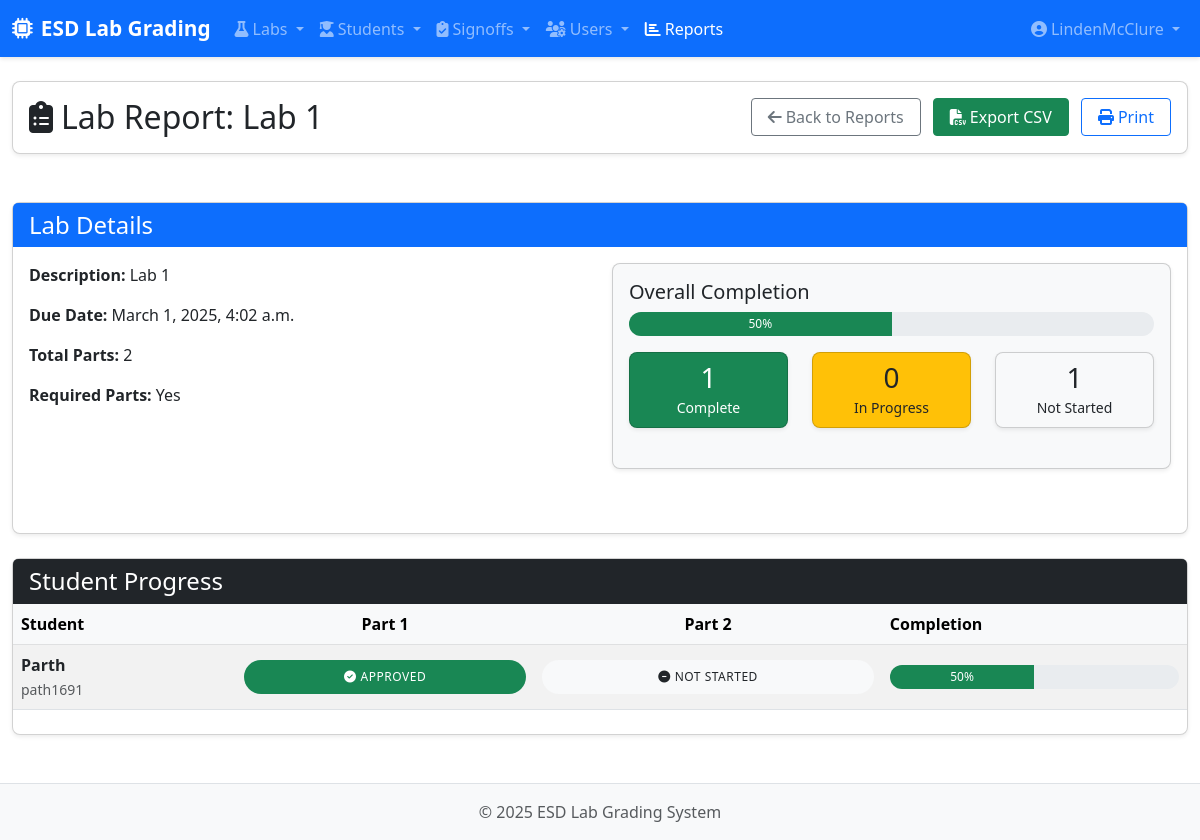
The page /reports/lab/1/ (signed in) on the database as committed earlier.
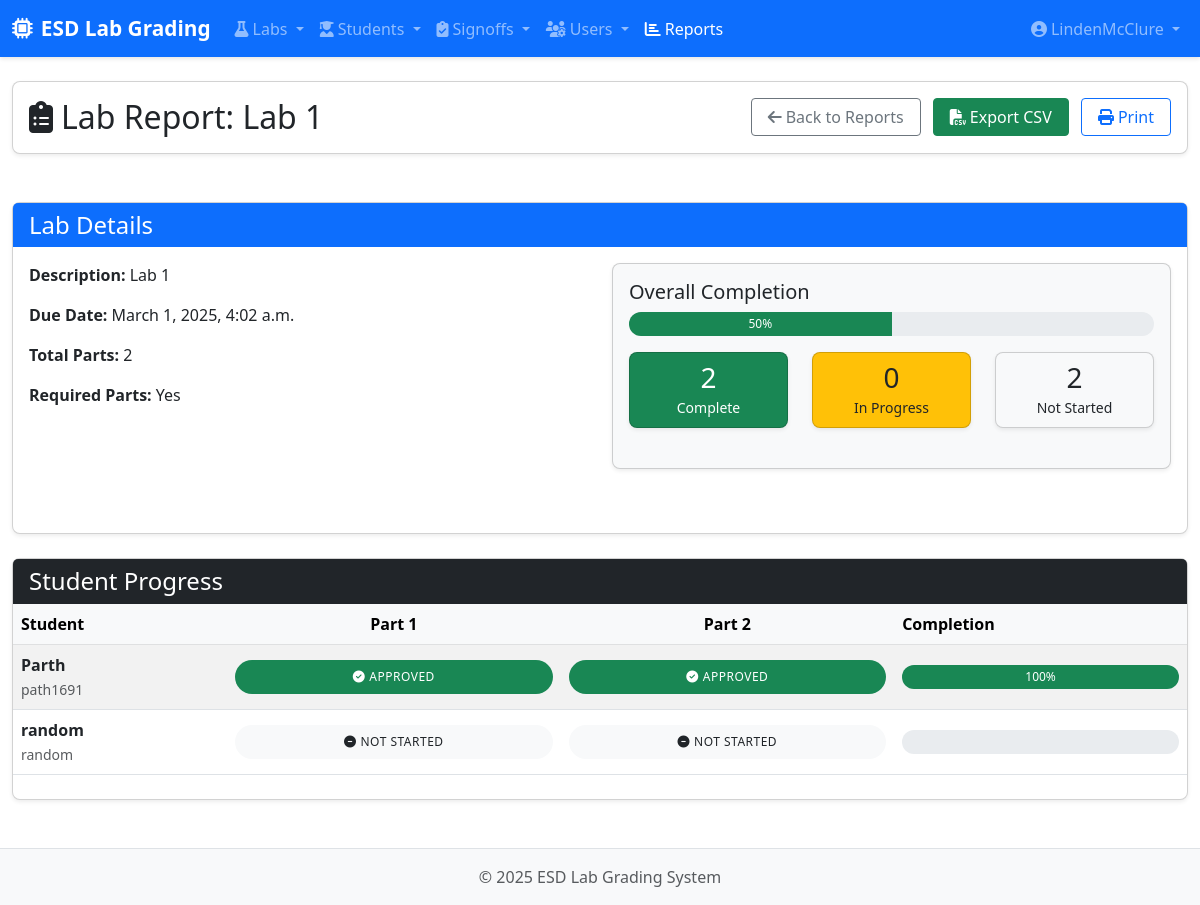
The same page on the database as committed later.
### labs/models.py (models this page shows, shortened)
class Part(models.Model):
    lab = models.ForeignKey(Lab, on_delete=models.CASCADE, related_name='parts')
    name = models.CharField(max_length=100)
    description = models.TextField(blank=True)
    order = models.PositiveIntegerField(default=0)
    is_required = models.BooleanField(default=True)
    has_challenges = models.BooleanField(default=False, help_text="Check if this part has challenge tasks")
    class Meta:
        ordering = ['lab', 'order']
    def get_part_status(self, student=None):
        if not student:
            return "not_started"
        try:
            signoff = Signoff.objects.get(part=self, student=student)
            return signoff.status
        except Signoff.DoesNotExist:
            return "not_started"

class Student(models.Model):
    student_id = models.CharField(max_length=20, unique=True)
    name = models.CharField(max_length=100)
    email = models.EmailField(blank=True)
    batch = models.DateField(auto_now=False, auto_now_add=False)
    active = models.BooleanField(default=True)

### labs/views.py (the view)
# urls.py: path('reports/lab/', views.lab_report, name='lab_report_default'),
@login_required
def lab_report(request, lab_id=None):
    if request.GET.get('format') == 'csv':
        return export_lab_csv(request, lab_id)
    all_labs = Lab.objects.all().order_by('name')
    if not lab_id and all_labs.exists():
        return redirect('labs:lab_report', lab_id=all_labs.first().id)
    if lab_id:
        lab = get_object_or_404(Lab, pk=lab_id)
        parts = lab.parts.all().order_by('order')
        students = Student.objects.filter(active=True).order_by('name')
        other_labs = all_labs.exclude(pk=lab_id)
        matrix = []
        for student in students:
            row = {
                'student': student,
                'parts': [],
                'completion': 0
            }
            completed_parts = 0
            total_parts = parts.count()
            for part in parts:
                status = part.get_part_status(student)
                if status == 'approved':
                    css_class = 'bg-success text-white'
                    completed_parts += 1
                elif status == 'pending':
                    css_class = 'bg-warning'
                elif status == 'rejected':
                    css_class = 'bg-danger text-white'
                else:  # not_started
                    css_class = 'bg-light'
                row['parts'].append({
                    'part': part,
                    'status': status,
                    'css_class': css_class
                })
            if total_parts > 0:
                row['completion'] = (completed_parts / total_parts) * 100
            matrix.append(row)
        completed_signoffs = Signoff.objects.filter(
            student__in=students,
            part__in=parts,
            status='approved'
        ).count()
        total_signoffs = students.count() * parts.count()
        signoffs_by_status = {
            'approved': completed_signoffs,
            'pending': Signoff.objects.filter(
                student__in=students,
                part__in=parts,
                status='pending'
            ).count(),
            'rejected': Signoff.objects.filter(
                student__in=students,
                part__in=parts,
                status='rejected'
            ).count()
        }
        not_started = total_signoffs - (
            signoffs_by_status['approved'] +
            signoffs_by_status['pending'] +
            signoffs_by_status['rejected']
        )
        if total_signoffs > 0:
            completion_percent = (completed_signoffs / total_signoffs) * 100
        else:
            completion_percent = 0
        stats = {
            'completed': signoffs_by_status['approved'],
            'pending': signoffs_by_status['pending'],
            'rejected': signoffs_by_status['rejected'],
            'not_started': not_started,
            'total': total_signoffs,
            'completion_percent': completion_percent,
            'started': signoffs_by_status['pending'] + signoffs_by_status['rejected']
        }
        return render(request, 'labs/reports/lab_report.html', {
            'lab': lab,
            'parts': parts,
            'students': students,
            'all_labs': all_labs,
            'other_labs': other_labs,
            'matrix': matrix,
            'stats': stats
        })
    return render(request, 'labs/reports/lab_report.html', {
        'all_labs': all_labs,
        'no_labs': True
    })

### labs/templatetags/role_tags.py (called while the page is built)
@register.filter
def has_role(user, role_name):
    if user.is_anonymous:
        return False
    if user.is_staff:
        return True
    try:
        return hasattr(user, 'role') and user.role.role == role_name
    except:
        return False

### labs/templates/labs/reports/lab_report.html (shortened to what the changed rows need)
{% extends 'base.html' %}
{% load static %}
{% block content %}
<div class="container-fluid">
    <div class="row mb-4">
        <div class="col-12">
            <div class="card">
                <div class="card-body d-flex justify-content-between align-items-center">
                    <h2 class="mb-0"><i class="fas fa-clipboard-list me-2"></i>Lab Report: {{ lab.name }}</h2>
                </div>
            </div>
        </div>
    </div>
    <div class="row mb-4">
        <div class="col-md-12">
            <div class="card h-100">
                <div class="card-body">
                    <div class="row">
                        <div class="col-md-6">
                            <p><strong>Description:</strong> {{ lab.description|default:"No description provided" }}</p>
                            <p><strong>Due Date:</strong> {{ lab.due_date|date:"F j, Y, g:i a" }}</p>
                            <p><strong>Total Parts:</strong> {{ parts|length }}</p>
                            <p><strong>Required Parts:</strong>
                                {{ parts|dictsortreversed:"is_required"|first|yesno:"Yes,No" }}
                            </p>
                        </div>
                        <div class="col-md-6">
                            <div class="card bg-light">
                                <div class="card-body">
                                    <div class="row text-center">
                                        <div class="col-4">
                                            <div class="card bg-success text-white">
                                                <div class="card-body py-2">
                                                    <h3 class="mb-0">{{ stats.completed }}</h3>
                                                    <small>Complete</small>
                                                </div>
                                            </div>
                                        </div>
                                        <div class="col-4">
                                            <div class="card bg-light">
                                                <div class="card-body py-2">
                                                    <h3 class="mb-0">{{ stats.not_started }}</h3>
                                                    <small>Not Started</small>
                                                </div>
                                            </div>
                                        </div>
                                    </div>
                                </div>
                            </div>
                        </div>
                    </div>
                </div>
            </div>
        </div>
    </div>
    <div class="row">
        <div class="col-12">
            <div class="card">
                <div class="card-body p-0">
                    <div class="table-responsive">
                        <table class="table table-striped table-hover mb-0 report-table">
                            <thead class="table-light">
                                <tr>
                                    <th>Student</th>
                                    {% for part in parts %}
                                    <th class="text-center">{{ part.name }}</th>
                                    {% endfor %}
                                    <th>Completion</th>
                                </tr>
                            </thead>
                            <tbody>
                                {% for row in matrix %}
                                <tr>
                                    <td>
                                        <div><strong>{{ row.student.name }}</strong></div>
                                        <small class="text-muted">{{ row.student.student_id }}</small>
                                    </td>
                                    {% for part_status in row.parts %}
                                    <td class="text-center">
                                        <span class="status-badge {{ part_status.css_class }}">
                                            {% if part_status.status == 'approved' %}
                                                <i class="fas fa-check-circle me-1"></i>Approved
                                            {% elif part_status.status == 'rejected' %}
                                                <i class="fas fa-times-circle me-1"></i>Rejected
                                            {% elif part_status.status == 'pending' %}
                                                <i class="fas fa-clock me-1"></i>Pending
                                            {% else %}
                                                <i class="fas fa-minus-circle me-1"></i>Not Started
                                            {% endif %}
                                        </span>
                                    </td>
                                    {% endfor %}
                                    <td>
                                        <div class="progress completion-bar">
                                            <div class="progress-bar {{ row.completion|floatformat:0|yesno:'bg-success,bg-warning' }}"
                                                 role="progressbar"
                                                 style="width: {{ row.completion|floatformat:0 }}%"
                                                 aria-valuenow="{{ row.completion|floatformat:0 }}"
                                                 aria-valuemin="0" aria-valuemax="100">
                                                {{ row.completion|floatformat:0 }}%
                                            </div>
                                        </div>
                                    </td>
                                </tr>
                                {% endfor %}
                            </tbody>
                        </table>
                    </div>
                </div>
            </div>
        </div>
    </div>
</div>
{% endblock %}

Rows that differ between the two databases and show on the page:
computed for Part "Part 2": text "NOT STARTED" → "APPROVED"
computed for Student "Parth": {{ row.completion|floatformat:0 }} 50 → 100 (drawn); completion "50" → "100"
added Student: student.name "random", student.student_id "random", Part (shows "NOT STARTED"), Part (shows "NOT STARTED")
Other text that changed with them:
{{ stats.completed }}: "1" → "2"
{{ stats.not_started }}: "1" → "2"
